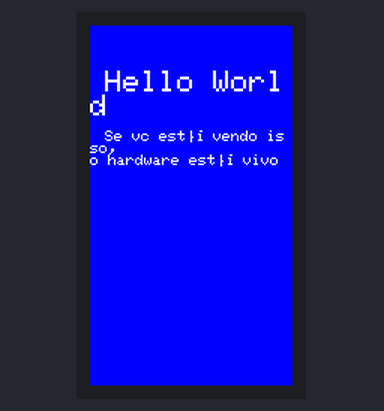
A sketch run on a simulated ESP32-S3. On the bench: 135×240 colour display.

Above: at 0.4 s.

The sketch:

M5Cardputer_HelloWorld.ino
```cpp
#include "M5Cardputer.h"

void setup() {
  auto cfg = M5.config();
  M5.begin(cfg);

  // Liga o barramento da tela
  M5.Lcd.begin();
  M5.Lcd.setRotation(1);
  M5.Lcd.setBrightness(100);

  // Coloca o fundo azul
  M5.Lcd.fillScreen(BLUE);

  M5.Lcd.setTextColor(WHITE);
  M5.Lcd.setTextSize(2);
  M5.Lcd.setCursor(10,30);
  M5.Lcd.println("Hello World");

  M5.Lcd.setTextSize(1);
  M5.Lcd.setCursor(10,70);
  M5.Lcd.println("Se vc está vendo isso,");
  M5.Lcd.println("o hardware está vivo");
}

void loop() {
  // put your main code here, to run repeatedly:
  delay(1000);
}
```
